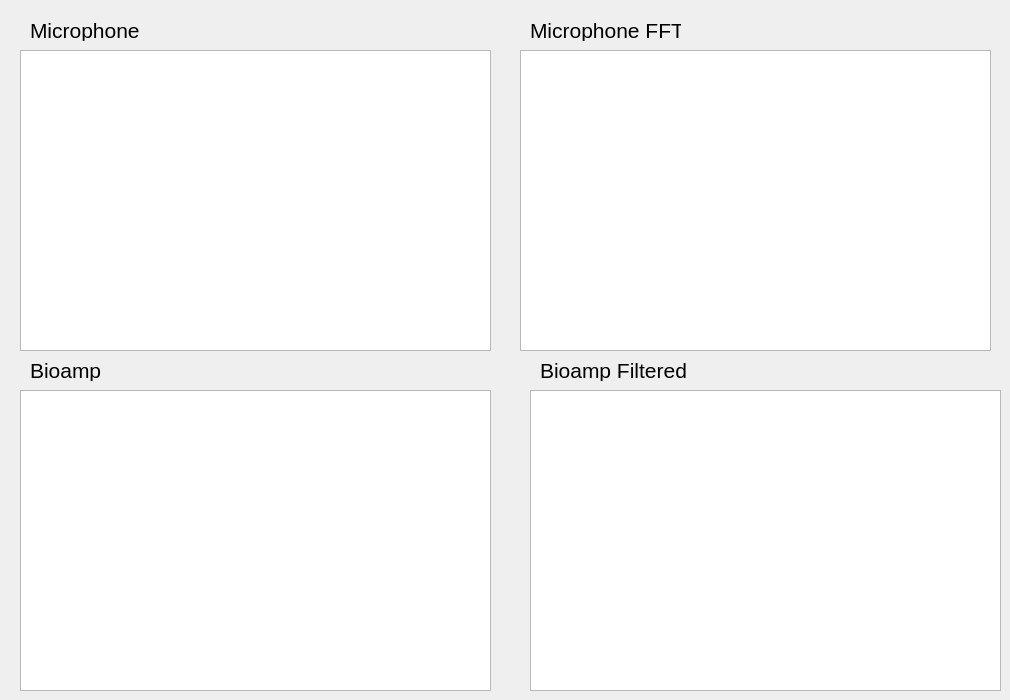
    <widget class="QWidget" name="tab_3">
     <attribute name="title">
      <string>Inputs</string>
     </attribute>
     <widget class="PlotWidget" name="inputs_micPlot">
      <property name="geometry">
       <rect>
        <x>20</x>
        <y>50</y>
        <width>471</width>
        <height>301</height>
       </rect>
      </property>
      <property name="backgroundBrush">
       <brush brushstyle="NoBrush">
        <color alpha="255">
         <red>255</red>
         <green>255</green>
         <blue>255</blue>
        </color>
       </brush>
      </property>
     </widget>
     <widget class="QLabel" name="label_17">
      <property name="geometry">
       <rect>
        <x>30</x>
        <y>20</y>
        <width>141</width>
        <height>21</height>
       </rect>
      </property>
      <property name="font">
       <font>
        <pointsize>16</pointsize>
       </font>
      </property>
      <property name="text">
       <string>Microphone</string>
      </property>
     </widget>
     <widget class="QLabel" name="label_18">
      <property name="geometry">
       <rect>
        <x>30</x>
        <y>360</y>
        <width>141</width>
        <height>21</height>
       </rect>
      </property>
      <property name="font">
       <font>
        <pointsize>16</pointsize>
       </font>
      </property>
      <property name="text">
       <string>Bioamp</string>
      </property>
     </widget>
     <widget class="PlotWidget" name="inputs_bioampPlot">
      <property name="geometry">
       <rect>
        <x>20</x>
        <y>390</y>
        <width>471</width>
        <height>301</height>
       </rect>
      </property>
      <property name="backgroundBrush">
       <brush brushstyle="NoBrush">
        <color alpha="255">
         <red>255</red>
         <green>255</green>
         <blue>255</blue>
        </color>
       </brush>
      </property>
     </widget>
     <widget class="PlotWidget" name="inputs_micFFTPlot">
      <property name="geometry">
       <rect>
        <x>520</x>
        <y>50</y>
        <width>471</width>
        <height>301</height>
       </rect>
      </property>
      <property name="backgroundBrush">
       <brush brushstyle="NoBrush">
        <color alpha="255">
         <red>255</red>
         <green>255</green>
         <blue>255</blue>
        </color>
       </brush>
      </property>
     </widget>
     <widget class="QLabel" name="label_20">
      <property name="geometry">
       <rect>
        <x>530</x>
        <y>20</y>
        <width>151</width>
        <height>21</height>
       </rect>
      </property>
      <property name="font">
       <font>
        <pointsize>16</pointsize>
       </font>
      </property>
      <property name="text">
       <string>Microphone FFT</string>
      </property>
     </widget>
     <widget class="PlotWidget" name="inputs_bioampFilteredPlot">
      <property name="geometry">
       <rect>
        <x>530</x>
        <y>390</y>
        <width>471</width>
        <height>301</height>
       </rect>
      </property>
      <property name="backgroundBrush">
       <brush brushstyle="NoBrush">
        <color alpha="255">
         <red>255</red>
         <green>255</green>
         <blue>255</blue>
        </color>
       </brush>
      </property>
     </widget>
     <widget class="QLabel" name="label_21">
      <property name="geometry">
       <rect>
        <x>540</x>
        <y>360</y>
        <width>151</width>
        <height>21</height>
       </rect>
      </property>
      <property name="font">
       <font>
        <pointsize>16</pointsize>
       </font>
      </property>
      <property name="text">
       <string>Bioamp Filtered</string>
      </property>
     </widget>
    </widget>
